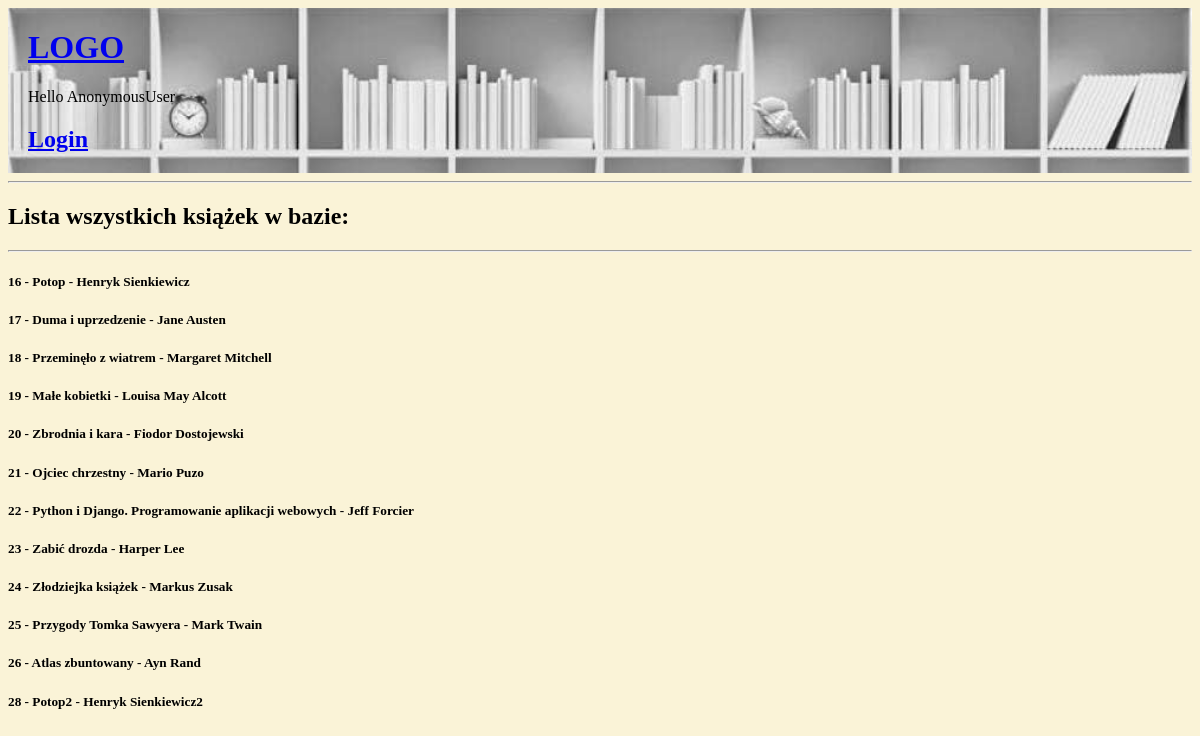
/book-list/, run on an earlier commit of the app's database.
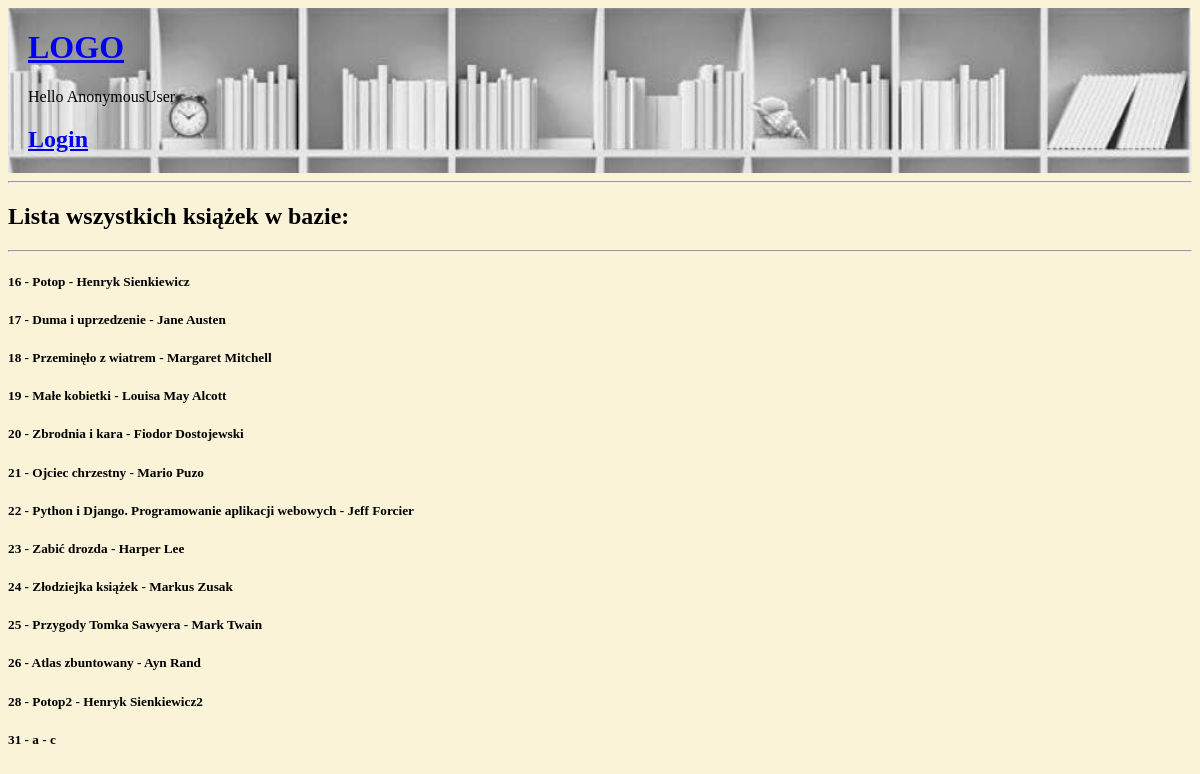
And on a later commit of the database.
### base/models.py (models this page shows, shortened)
class Book(models.Model):
    id = models.AutoField(primary_key=True)
    title = models.CharField(max_length=255)
    author = models.CharField(max_length=255)
    availability = models.BooleanField(default=True)
    user = models.ForeignKey(User, on_delete=models.SET_NULL, null=True)

### base/views.py (the view)
# urls.py: path('book-list/', views.book_list, name='book-list'),
def book_list(request):
    all_books = Book.objects.all()
    return render(request, 'base/book_list.html', {'books': all_books})

### base/templates/base/book_list.html
{% extends 'main.html' %}
{% block content %}
<div>
  <h2>Lista wszystkich książek w bazie:</h2>
    <hr>
    {% for book in books %}
        <div>
            <h5>{{book.id}} - {{book.title}} - {{book.author}}</h5>
        </div>
    {% empty %}
        <p>Brak dostępnych książek.</p>
    {% endfor %}
</div>
{% endblock %}

What changed in the data, as far as the page shows it:
added Book: id "31", title "a", author "c"
